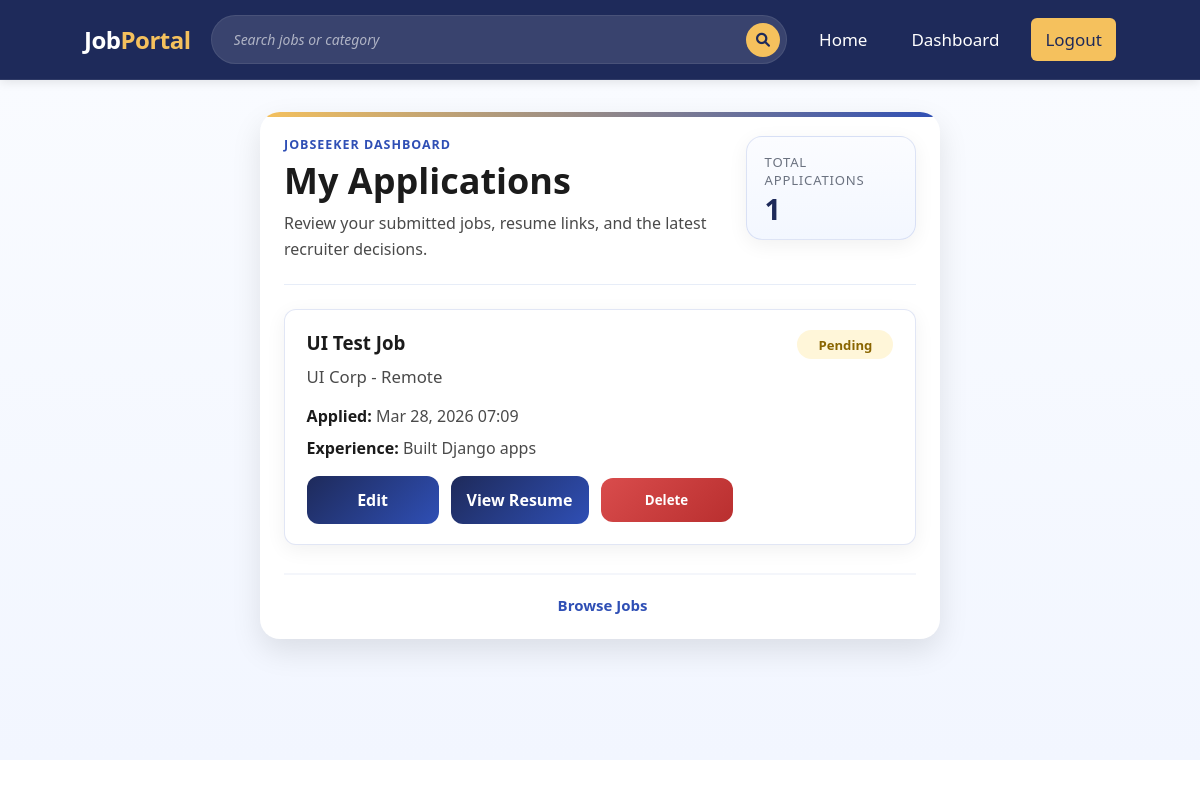
Page /applications/my/ (signed in) on the committed database.
### accounts/models.py (models this page shows, shortened)
class User(models.Model):
    user = models.OneToOneField(AuthUser, on_delete=models.CASCADE, related_name='profile')
    role = models.CharField(max_length=20, choices=ROLE_CHOICES, default='jobseeker')
    email = models.EmailField(max_length=100)
    phone_number = models.CharField(max_length=20, blank=True)
    gender = models.CharField(max_length=10, choices=GENDER_CHOICES, default='male')
    first_name = models.CharField(max_length=100, blank=True)
    middle_name = models.CharField(max_length=100, blank=True)
    last_name = models.CharField(max_length=100, blank=True)
    date_of_birth = models.DateField(null=True, blank=True)
    address = models.TextField(blank=True)
    city = models.CharField(max_length=100, blank=True)
    state = models.CharField(max_length=100, blank=True)
    country = models.CharField(max_length=100, blank=True)
    zip_code = models.CharField(max_length=20, blank=True)

### applications/models.py (models this page shows, shortened)
class Application(models.Model):
    STATUS_PENDING = 'pending'
    STATUS_ACCEPTED = 'accepted'
    STATUS_REJECTED = 'rejected'
    STATUS_CHOICES = (
        (STATUS_PENDING, 'Pending'),
        (STATUS_ACCEPTED, 'Accepted'),
        (STATUS_REJECTED, 'Rejected'),
    )
    name = models.CharField(max_length=100)
    email = models.EmailField()
    resume = models.FileField(upload_to='resumes/')
    experience = models.TextField(blank=True)
    status = models.CharField(max_length=20, choices=STATUS_CHOICES, default=STATUS_PENDING)
    applicant = models.ForeignKey(
        'accounts.User',
        on_delete=models.CASCADE,
        related_name='applications',
        null=True,
        blank=True,
    )
    job = models.ForeignKey(
        'jobs.Job',
        on_delete=models.CASCADE,
        related_name='applications'
    )
    recruiter = models.ForeignKey(
        'accounts.RecruiterProfile',
        on_delete=models.CASCADE,
        related_name='received_applications'
    )
    applied_at = models.DateTimeField(auto_now_add=True)
    class Meta:
        ordering = ['-applied_at']

### jobs/models.py (models this page shows, shortened)
class Job(models.Model):
    JOB_TYPES = [
        ('full_time', 'Full Time'),
        ('part_time', 'Part Time'),
        ('internship', 'Internship'),
        ('contract', 'Contract'),
    ]
    recruiter = models.ForeignKey(
        'accounts.RecruiterProfile',
        on_delete=models.CASCADE
    )
    title = models.CharField(max_length=200)
    job_type = models.CharField(
        max_length=50,
        choices=JOB_TYPES
    )
    job_category = models.ForeignKey(
        JobCategory,
        on_delete=models.PROTECT,
        related_name='jobs'
    )
    job_description = models.TextField()
    company = models.CharField(max_length=200)
    location = models.CharField(max_length=200)
    salary = models.DecimalField(max_digits=10, decimal_places=2)
    education_requirements = models.TextField()
    experience_requirements = models.TextField()
    skills_required = models.TextField()
    created_at = models.DateTimeField(auto_now_add=True)
    updated_at = models.DateTimeField(auto_now=True)

### applications/views.py (the view)
# urls.py: path('my/', views.my_applications, name='my_applications'),
@login_required(login_url='login')
def my_applications(request):
    profile = getattr(request.user, 'profile', None)
    if profile is None:
        messages.error(request, 'Profile record does not exist for this account.')
        return redirect('home')
    if profile.role != 'jobseeker':
        messages.error(request, 'Only job seekers can view their applications.')
        return redirect('home')
    applications = _get_jobseeker_applications(profile)
    return render(
        request,
        'my_applications.html',
        {
            'applications': applications,
            'application_count': applications.count(),
        },
    )

### applications/views.py (called while the page is built)
def _get_jobseeker_applications(profile):
    return Application.objects.select_related(
        'job',
        'recruiter__user_profile__user',
        'applicant__user',
    ).filter(
        Q(applicant=profile) |
        Q(applicant__isnull=True, email__iexact=profile.email)
    ).distinct()

### templates/my_applications.html (shortened to what this page needs)
{% extends 'base.html' %}
{% block content %}
<section class="auth-wrapper">
    <div class="auth-card auth-card-xl">
        <div class="panel-page">
            <div class="panel-page-header">
                <div class="panel-page-copy">
                    <p class="panel-page-eyebrow">Jobseeker Dashboard</p>
                    <h2>My Applications</h2>
                    <p class="panel-page-text">
                        Review your submitted jobs, resume links, and the latest recruiter decisions.
                    </p>
                </div>
                <div class="panel-count">
                    <span>Total applications</span>
                    <strong>{{ application_count }}</strong>
                </div>
            </div>
            {% if applications %}
            <div class="panel-list">
                {% for application in applications %}
                <article class="panel-item">
                    <div class="panel-item-head">
                        <div class="panel-item-copy">
                            <h3>{{ application.job.title }}</h3>
                            <p class="panel-item-subtitle">{{ application.job.company }} - {{ application.job.location }}</p>
                        </div>
                        <span class="status-badge status-{{ application.status }}">{{ application.get_status_display }}</span>
                    </div>
                    <div class="panel-meta">
                        <p class="panel-meta-row"><strong>Applied:</strong> <span>{{ application.applied_at|date:"M d, Y H:i" }}</span></p>
                        <p class="panel-meta-row"><strong>Experience:</strong> <span>{{ application.experience|default:"Not provided" }}</span></p>
                    </div>
                    <div class="panel-actions">
                        <a class="btn-primary btn-secondary" href="{% url 'edit_application' application.id %}">Edit</a>
                        {% if application.resume %}
                        <a class="btn-primary btn-secondary" href="{{ application.resume.url }}" target="_blank" rel="noopener">View Resume</a>
                        {% endif %}
                        <form method="post" action="{% url 'delete_application' application.id %}">
                            <button type="submit" class="btn-primary btn-danger">Delete</button>
                        </form>
                    </div>
                </article>
                {% endfor %}
            </div>
            {% else %}
            <div class="panel-empty">
                <p>You have not applied for any jobs yet.</p>
            </div>
            {% endif %}
            <div class="auth-footer auth-footer-centered">
                <p><a href="{% url 'home' %}">Browse Jobs</a></p>
            </div>
        </div>
    </div>
</section>
{% endblock %}

### templates/base.html (shortened to what this page needs)
{% load static %}
<!DOCTYPE html>
<html lang="en">
<head>
    <link rel="stylesheet" href="https://cdnjs.cloudflare.com/ajax/libs/font-awesome/6.0.0/css/all.min.css">
    <link rel="stylesheet" href="{% static 'styles.css' %}">
</head>
<body>
    <nav class="navbar" aria-label="Primary">
        <a class="logo" href="{% if user.is_authenticated %}{% url 'home' %}{% else %}{% url 'index' %}{% endif %}">
            Job<span>Portal</span>
        </a>
        {% if user.is_authenticated %}
        <form action="{% url 'home' %}" method="get" class="search-bar" role="search">
            <input
                type="text"
                name="q"
                value="{{ request.GET.q|default:'' }}"
                aria-label="{% if user.profile.role == 'recruiter' %}Search jobseekers{% else %}Search jobs{% endif %}"
                placeholder="{% if user.profile.role == 'recruiter' %}Search jobseekers by name{% else %}Search jobs or category{% endif %}">
            <button type="submit" aria-label="Submit search">
                <i class="fas fa-search"></i>
            </button>
        </form>
        {% endif %}
        <ul>
            <li><a href="{% url 'home' %}" class="active">Home</a></li>
            {% if user.is_authenticated %}
            <li><a href="{% url 'dashboard' %}">Dashboard</a></li>
            <li><a class="get-started" href="{% url 'logout' %}">Logout</a></li>
            {% else %}
            <li><a class="get-started" href="{% url 'login' %}">Login</a></li>
            <li><a class="get-started" href="{% url 'register' %}">Register</a></li>
            {% endif %}
        </ul>
    </nav>
    {% block content %}
    {% endblock %}
</body>
</html>

### rows in the picture
Application: job "UI Test Job", job.company "UI Corp", job.location "Remote", status "Pending", applied_at "Mar 28, 2026 07:09", experience "Built Django apps"

### other values in the picture
{{ application_count }} "1"
